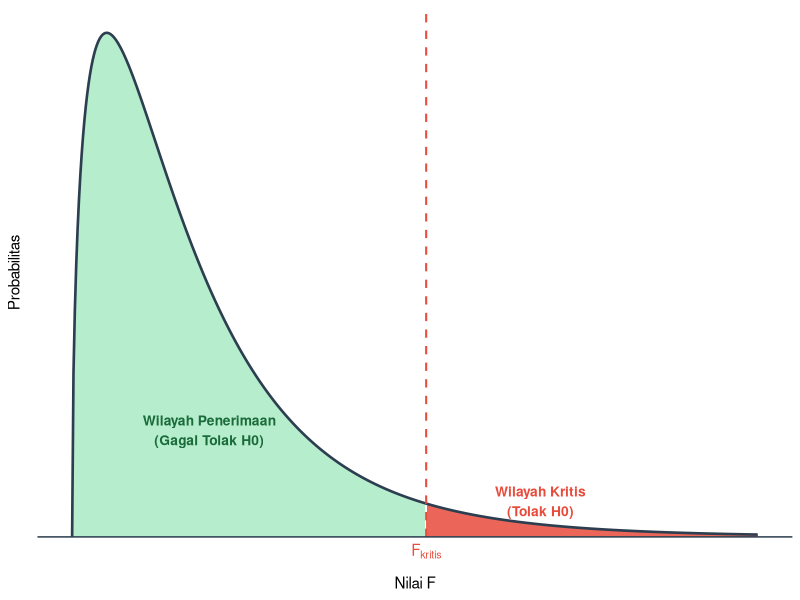

Recreate this plot in R.
## ---- chunk 1
library(ggplot2)

df1 <- 3
df2 <- 20
alpha <- 0.05
f_kritis <- qf(1 - alpha, df1, df2)

warna_tolak <- "#e74c3c"
warna_terima <- "#2ecc71"
warna_kurva <- "#2c3e50"

x_seq <- seq(0, 6, length.out = 500)
df <- data.frame(x = x_seq, y = df(x_seq, df1, df2))

ggplot(df, aes(x, y)) +
    geom_area(
        data = subset(df, x >= f_kritis),
        aes(y = y), fill = warna_tolak, alpha = 0.85
    ) +
    geom_area(
        data = subset(df, x < f_kritis),
        aes(y = y), fill = warna_terima, alpha = 0.35
    ) +
    geom_line(color = warna_kurva, linewidth = 0.9) +
    geom_vline(
        xintercept = f_kritis,
        linetype = "dashed", color = warna_tolak, linewidth = 0.7
    ) +
    annotate("text",
        x = f_kritis + 1, y = 0.05,
        label = "Wilayah Kritis\n(Tolak H0)", parse = FALSE,
        size = 3.5, color = warna_tolak, fontface = "bold"
    ) +
    annotate("text",
        x = 1.2, y = 0.15,
        label = "Wilayah Penerimaan\n(Gagal Tolak H0)", parse = FALSE,
        size = 3.5, color = "#1a6b3a", fontface = "bold"
    ) +
    scale_x_continuous(breaks = f_kritis, labels = expression(F[kritis])) +
    scale_y_continuous(breaks = NULL, expand = expansion(mult = c(0, 0.05))) +
    labs(
        x = "Nilai F", y = "Probabilitas"
    ) +
    theme_minimal(base_size = 11) +
    theme(
        axis.title.x  = element_text(margin = margin(t = 10)),
        axis.title.y  = element_text(margin = margin(r = 10)),
        axis.text.x   = element_text(color = warna_tolak, size = 11, face = "bold"),
        panel.grid    = element_blank(),
        axis.line.x   = element_line(color = warna_kurva, linewidth = 0.5)
    )
